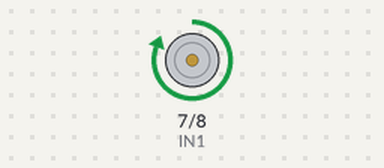
The sketch below on a simulated Arduino Uno, built with avr-gcc and run on an emulated ATmega328P. On the bench: motor-driver pin pairs drawn as motors (green arrow = first pin HIGH = forward, orange = second pin HIGH = backward, longer = more drive).

Above: at 0.7 s.
At 1.7 s:
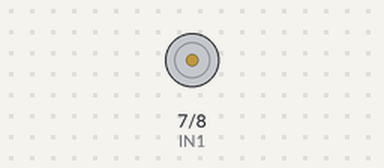
At 2.7 s:
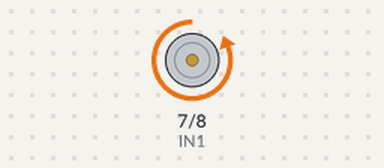
Timing chart, 0 to 5.2 s (numbered marks = the images above):
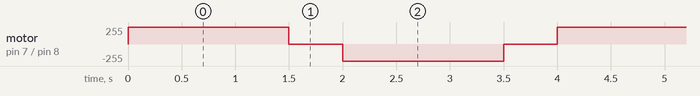

Measured:
- by itself, motor on pin 7 (IN1) / pin 8 (IN2): repeats every 4.0 s: stopped 0.50 s, backward 255/255 1.5 s, stopped 0.50 s, forward 255/255 1.5 s

The sketch:

dir-tiempos.ino
```cpp
// Fallo (lección 9): fases de 1,5 s en lugar de 1 s.
const int IN1 = 7;
const int IN2 = 8;

void setup() {
  pinMode(IN1, OUTPUT);
  pinMode(IN2, OUTPUT);
}

void fase(int a, int b, int ms) {
  digitalWrite(IN1, a);
  digitalWrite(IN2, b);
  delay(ms);
}

void loop() {
  fase(HIGH, LOW, 1500);
  fase(LOW, LOW, 500);
  fase(LOW, HIGH, 1500);
  fase(LOW, LOW, 500);
}
```
